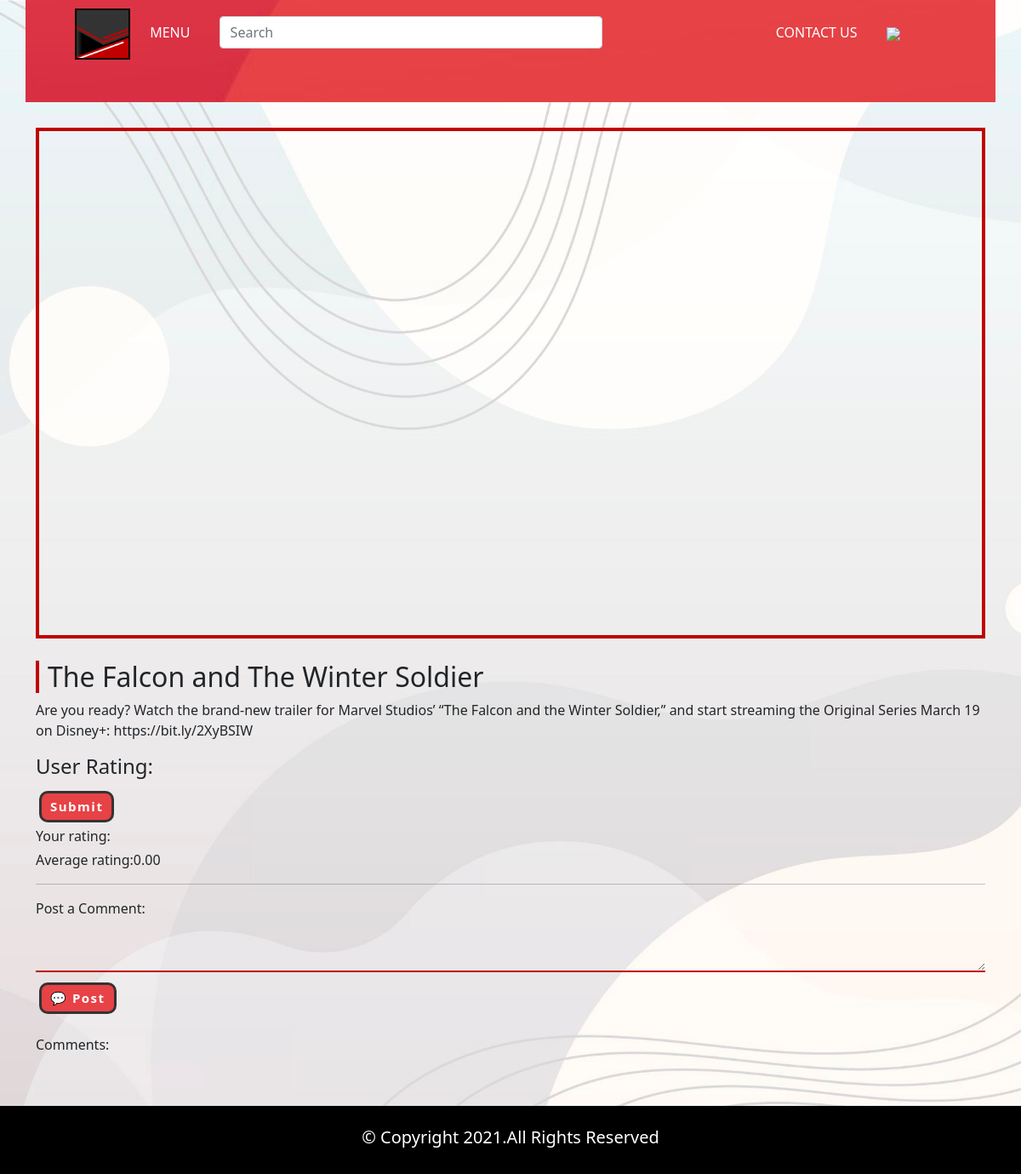
The app's page /moviethree.php (signed in) with its own data.
### tables this page shows
CREATE TABLE `movie` (
  `m_id` int(11) NOT NULL,
  `movie_name` text NOT NULL,
  `banner_link` text NOT NULL,
  `poster_link` text NOT NULL,
  `embed_link` text NOT NULL,
  `movie_para` text NOT NULL
);

### moviethree.php (the view, shortened to what this page needs)
<?php include "menubar.php";
      include 'config.php';?>
<?php
        $movie_name="";
		$embed_link="";
		$movie_para="";
		$m_id=3;
        $query=mysqli_query($con,"select * from movie where m_id=$m_id");
        $row  = mysqli_fetch_array($query);
    if(is_array($row)) {
        $movie_name=$row['movie_name'];
		$embed_link=$row['embed_link'];
		$movie_para=$row['movie_para'];
    }   else {
    }
 ?>
<!doctype html>
<html lang="en">
  <head>
    <link rel="stylesheet" href="https://stackpath.bootstrapcdn.com/bootstrap/4.4.0/css/bootstrap.min.css">
        <link rel="stylesheet" href="https://cdnjs.cloudflare.com/ajax/libs/rateYo/2.3.2/jquery.rateyo.min.css">
     <link href="css/bootstrap.min.css" rel="stylesheet">
	 <link href="css/moviestyle.css" rel="stylesheet">
  </head>
  <body>
	<div class="container">
	<iframe width=100% height="600" src=<?php echo $embed_link; ?> title="YouTube video player" frameborder="0" allow="accelerometer; autoplay; clipboard-write; encrypted-media; gyroscope; picture-in-picture" allowfullscreen></iframe>
  <h2><?php echo $movie_name; ?></h2>
  <p><?php echo $movie_para; ?></p>
<?php
$avg= "select avg(rating) as avs from rate where m_id=$m_id ";
if($_SESSION){
  $a=$_SESSION['email'];
$q= "select avg(rating) as av from rate where m_id=$m_id  and email='$a' ";
    $ans=mysqli_query($con, $q);
    if($ans){
    $row  = mysqli_fetch_array($ans);
    $ans=$row['av'];
  }
  else $ans=0;
}
  $anss=mysqli_query($con, $avg);
  if($anss){
  $row  = mysqli_fetch_array($anss);
  $anss=$row['avs'];
}
else $anss=0;
 ?>
<form action="movieone.php" method="post">
    <div style="margin:4px 0px 0px 0px ">
        <h4>User Rating:</h4>
    </div>
    <div>
      <?php if ($_SESSION  and $ans==0){ ?>
      <input type="submit" name="add" class="subbutton">
    <?php } ?>
     </div>
     <div style="margin:4px 0px 0px 0px ">
       <?php if($_SESSION){ ?>
       Your rating: <?php echo "$ans"; }?>
     </div>
      <div style="margin:4px 0px 0px 0px ">
      Average rating:<?php echo number_format($anss , 2); ?>
      </div>
</form>
    </div>
<div class="comment">
  <div class="container">
  <hr>
<?php if($_SESSION){ ?>
<form  method="post">
Post a Comment:
<div class="writecomment">
<textarea name="comments" id="comments" style="font-family:sans-serif;font-size:1.2em;">
</textarea>
</div>
<input type="submit" name="post" value="💬 Post" class="postbutton">
</form><?php } ?>
<br>
Comments:
  </div>
</div>
  <?php include "footer.php"?>
  </body>
</html>

### css/style.css (style rules this page uses)
body { background: url("../images/background1.jpg")no-repeat center center fixed; -webkit-background-size: cover; -moz-background-size: cover; background-size: cover; }

### css/moviestyle.css (style rules this page uses)
.container iframe { margin-top:30px ; margin-left: auto; margin-right: auto; border:4px solid #c00000; }
.container h2 { margin-left: auto; margin-right: auto; border-left:4px solid #c00000; padding-left:10px; margin-top:20px; }
.container p { margin-left: auto; margin-right: auto; }
.subbutton { border-radius:10px; background: #E74246; padding:4px 10px; text-decoration: none; color: #fff; font-size: 15px; font-weight:bold; letter-spacing: 1.5px; border: 3px solid #333333; margin-top:6px; margin-left:4px; }
#comments { width:100%; border-bottom: 2px solid #c00000; background:none; border-top:none; border-left:none; border-right:none; }
.postbutton { border-radius:10px; background: #E74246; padding:4px 10px; text-decoration: none; color: #fff; font-size: 15px; font-weight:bold; letter-spacing: 1.5px; border: 3px solid #333333; margin-top:6px; margin-left:4px; }

### records on screen
movie: movie_name "The Falcon and The Winter Soldier", movie_para "Are you ready? Watch the brand-new trailer for Marvel Studios’ “The Falcon and the Winter Soldier,” and start streaming the Original Series March 19 on Disney+: https://bit.ly/2XyBSIW"

### other values on screen
$anss "0.00"
